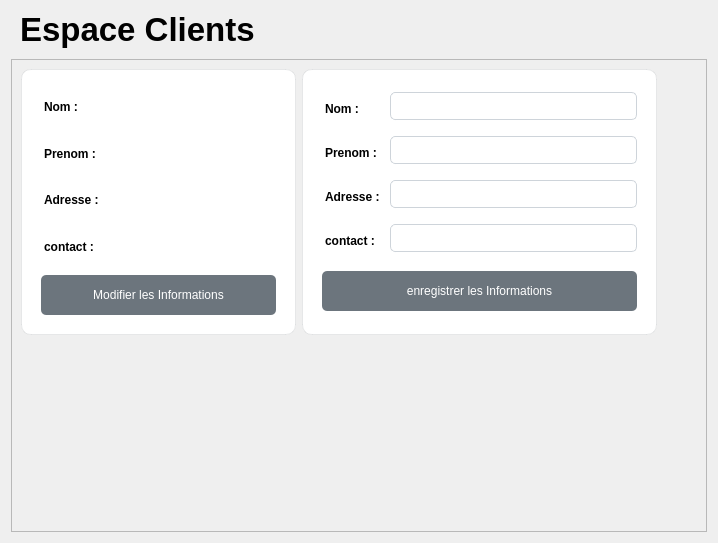
  <widget class="QWidget" name="space_client_page">
   <layout class="QVBoxLayout" name="verticalLayout_7">
    <item>
     <widget class="QLabel" name="label">
      <property name="maximumSize">
       <size>
        <width>16777215</width>
        <height>70</height>
       </size>
      </property>
      <property name="styleSheet">
       <string notr="true">font-size:33px;font-weight: bold;
    margin-bottom: 5px;</string>
      </property>
      <property name="text">
       <string>Espace Clients</string>
      </property>
     </widget>
    </item>
    <item>
     <widget class="QFrame" name="sub_frame_space_client">
      <property name="styleSheet">
       <string notr="true">/* Style pour la frame */
#frame_display_info,#frame_modif_info {
    border: 1px solid rgba(108, 117, 125, 0.125); /* Couleur de bordure par défaut */
    border-radius: 10px;
    padding: 10px;
    background-color: white;
    box-shadow: 0 2px 4px rgba(0, 0, 0, 0.1);
}

/* Style pour la frame au survol */
#frame_display_info:hover,#frame_modif_info:hover {
    border-color: var(--bs-secondary-color); /* Couleur de bordure au survol */
    box-shadow: 0 4px 8px rgba(0, 0, 0, 0.1);
}

/* Style pour les labels */
.QLabel {
    font-weight: bold;
    margin-bottom: 5px;
}

/* Style pour les boutons */
.QPushButton{
    background-color: #6c757d;/* Couleur de bouton Bootstrap */
    color: white;
    border: none;
    border-radius: 5px;
    padding: 10px 20px;
    cursor: pointer;
    transition: background-color 0.3s ease;
}

/* Style pour les boutons au survol */
.QPushButton:hover{
    background-color: #6c757d; /* Couleur de bouton plus foncée au survol */
}

/* Style pour les champs de texte */
.QLineEdit {
    border: 1px solid #ced4da; /* Couleur de bordure par défaut */
    border-radius: 5px;
    padding: 5px 10px;
    width: 100%;
    margin-bottom: 10px;
    transition: border-color 0.3s ease;
}

/* Style pour les champs de texte avec focus */
.QLineEdit:focus {
    border-color:  #6c757d;
    outline: none;
}
/* Style pour l'état hover des boutons */
.QPushButton:hover {
    background-color: #5a6268; /* Nouvelle couleur de fond au survol */
}

/* Style pour l'état pressé (active) des boutons */
.QPushButton:pressed {
    background-color: #343a40; /* Nouvelle couleur de fond au clic */
}
</string>
      </property>
      <property name="frameShape">
       <enum>QFrame::StyledPanel</enum>
      </property>
      <property name="frameShadow">
       <enum>QFrame::Raised</enum>
      </property>
      <layout class="QVBoxLayout" name="verticalLayout_13">
       <item>
        <layout class="QHBoxLayout" name="horizontalLayout_3">
         <item>
          <widget class="QFrame" name="frame_display_info">
           <property name="minimumSize">
            <size>
             <width>275</width>
             <height>0</height>
            </size>
           </property>
           <property name="frameShape">
            <enum>QFrame::StyledPanel</enum>
           </property>
           <property name="frameShadow">
            <enum>QFrame::Raised</enum>
           </property>
           <layout class="QVBoxLayout" name="verticalLayout_11">
            <item>
             <layout class="QGridLayout" name="gridLayout">
              <item row="0" column="0">
               <widget class="QLabel" name="label_ti_nom">
                <property name="maximumSize">
                 <size>
                  <width>70</width>
                  <height>16777215</height>
                 </size>
                </property>
                <property name="text">
                 <string>Nom :</string>
                </property>
               </widget>
              </item>
              <item row="0" column="1">
               <widget class="QLabel" name="label_nom">
                <property name="text">
                 <string/>
                </property>
               </widget>
              </item>
              <item row="1" column="0">
               <widget class="QLabel" name="label_ti_prenom">
                <property name="maximumSize">
                 <size>
                  <width>70</width>
                  <height>16777215</height>
                 </size>
                </property>
                <property name="text">
                 <string>Prenom :</string>
                </property>
               </widget>
              </item>
              <item row="1" column="1">
               <widget class="QLabel" name="label_prenom">
                <property name="text">
                 <string/>
                </property>
               </widget>
              </item>
              <item row="2" column="0">
               <widget class="QLabel" name="label_ti_adresse">
                <property name="maximumSize">
                 <size>
                  <width>70</width>
                  <height>16777215</height>
                 </size>
                </property>
                <property name="text">
                 <string>Adresse :</string>
                </property>
               </widget>
              </item>
              <item row="2" column="1">
               <widget class="QLabel" name="label_adress">
                <property name="text">
                 <string/>
                </property>
               </widget>
              </item>
              <item row="3" column="0">
               <widget class="QLabel" name="label_ti_contact">
                <property name="maximumSize">
                 <size>
                  <width>70</width>
                  <height>16777215</height>
                 </size>
                </property>
                <property name="text">
                 <string>contact :</string>
                </property>
               </widget>
              </item>
              <item row="3" column="1">
               <widget class="QLabel" name="label_contact">
                <property name="text">
                 <string/>
                </property>
               </widget>
              </item>
             </layout>
            </item>
            <item>
             <widget class="QPushButton" name="pushButton">
              <property name="minimumSize">
               <size>
                <width>0</width>
                <height>40</height>
               </size>
              </property>
              <property name="text">
               <string>Modifier les Informations</string>
              </property>
             </widget>
            </item>
           </layout>
          </widget>
         </item>
         <item>
          <widget class="QFrame" name="frame_modif_info">
           <property name="minimumSize">
            <size>
             <width>355</width>
             <height>266</height>
            </size>
           </property>
           <property name="frameShape">
            <enum>QFrame::StyledPanel</enum>
           </property>
           <property name="frameShadow">
            <enum>QFrame::Raised</enum>
           </property>
           <layout class="QVBoxLayout" name="verticalLayout_12">
            <item>
             <layout class="QGridLayout" name="gridLayout_7">
              <item row="2" column="0">
               <widget class="QLabel" name="label_ti_adresse_2">
                <property name="text">
                 <string>Adresse :</string>
                </property>
               </widget>
              </item>
              <item row="1" column="0">
               <widget class="QLabel" name="label_ti_prenom_2">
                <property name="text">
                 <string>Prenom :</string>
                </property>
               </widget>
              </item>
              <item row="0" column="0">
               <widget class="QLabel" name="label_ti_nom_2">
                <property name="text">
                 <string>Nom :</string>
                </property>
               </widget>
              </item>
              <item row="3" column="0">
               <widget class="QLabel" name="label_ti_contact_2">
                <property name="text">
                 <string>contact :</string>
                </property>
               </widget>
              </item>
              <item row="0" column="1">
               <widget class="QLineEdit" name="modif_nom_le">
                <property name="minimumSize">
                 <size>
                  <width>0</width>
                  <height>30</height>
                 </size>
                </property>
               </widget>
              </item>
              <item row="1" column="1">
               <widget class="QLineEdit" name="modif_prenom_le">
                <property name="minimumSize">
                 <size>
                  <width>0</width>
                  <height>30</height>
                 </size>
                </property>
               </widget>
              </item>
              <item row="2" column="1">
               <widget class="QLineEdit" name="modif_adress_le">
                <property name="minimumSize">
                 <size>
                  <width>0</width>
                  <height>30</height>
                 </size>
                </property>
               </widget>
              </item>
              <item row="3" column="1">
               <widget class="QLineEdit" name="modif_contact_le">
                <property name="minimumSize">
                 <size>
                  <width>0</width>
                  <height>30</height>
                 </size>
                </property>
               </widget>
              </item>
             </layout>
            </item>
            <item>
             <widget class="QPushButton" name="pushButton_2">
              <property name="minimumSize">
               <size>
                <width>0</width>
                <height>40</height>
               </size>
              </property>
              <property name="text">
               <string>enregistrer les Informations</string>
              </property>
             </widget>
            </item>
           </layout>
          </widget>
         </item>
         <item>
          <spacer name="horizontalSpacer">
           <property name="orientation">
            <enum>Qt::Horizontal</enum>
           </property>
           <property name="sizeHint" stdset="0">
            <size>
             <width>40</width>
             <height>20</height>
            </size>
           </property>
          </spacer>
         </item>
        </layout>
       </item>
       <item>
        <spacer name="verticalSpacer_3">
         <property name="orientation">
          <enum>Qt::Vertical</enum>
         </property>
         <property name="sizeHint" stdset="0">
          <size>
           <width>20</width>
           <height>187</height>
          </size>
         </property>
        </spacer>
       </item>
      </layout>
     </widget>
    </item>
   </layout>
  </widget>
